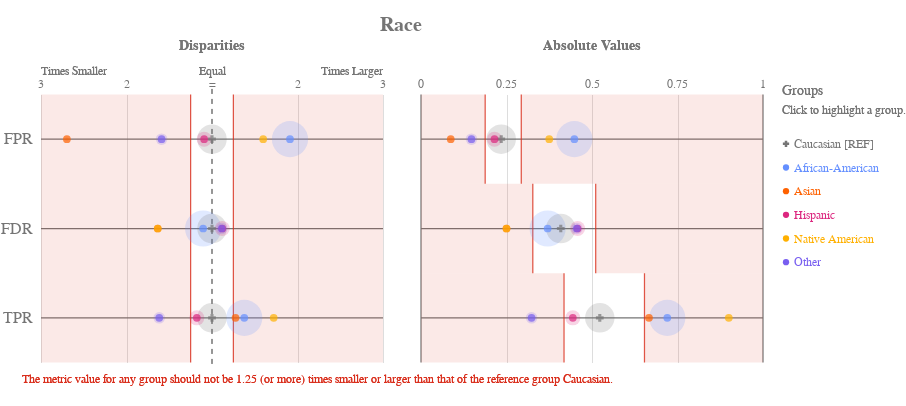

Notebook cell for this chart:
### Code cell
plot.disparity_absolute(majority_bdf, METRICS, ATTRIBUTE)

### Figure 1 — Vega-Lite specification as saved in the notebook (floating-point values rounded to 4 significant figures)
{"config": {"view": {"continuousWidth": 400, "continuousHeight": 300, "strokeWidth": 0}, "axisLeft": {"labelColor": "rgb(117,117,117)", "labelFont": "Arial", "labelFontSize": 16}, "title": {"align": "center", "baseline": "middle", "color": "rgb(117,117,117)", "dx": 380.0, "font": "Arial", "fontSize": 20, "fontWeight": "bold"}}, "hconcat": [{"layer": [{"data": {"name": "data-c4b0de4882756d1d2715a72decb981eb"}, "mark": {"type": "rule", "stroke": "rgb(117,117,117)", "strokeWidth": 1.25, "tooltip": ""}, "encoding": {"x": {"type": "quantitative", "field": "x", "scale": {"domain": [-2, 2], "range": [19.0, 361.0]}}, "x2": {"field": "x2"}, "y": {"type": "nominal", "axis": {"domain": false, "labelAngle": 0, "labelPadding": -10, "orient": "left", "ticks": false, "title": ""}, "field": "metric", "scale": {"domain": ["FPR", "FDR", "TPR"], "range": [33.5, 301.5]}}}}, {"data": {"name": "data-79dd248bdaa0ea02c535240e8ad022c8"}, "mark": {"type": "rule", "stroke": "rgb(117,117,117)", "strokeDash": [5, 5], "strokeWidth": 1}, "encoding": {"tooltip": {"value": "Caucasian [REF]"}, "x": {"value": 190.0}, "y": {"value": 27.92}, "y2": {"value": 307.1}}}, {"data": {"name": "data-c233327f4cd9b4c2df31bf8015c83e4a"}, "mark": {"type": "text", "align": "center", "color": "rgb(117,117,117)", "font": "Arial", "fontSize": 12, "fontWeight": "normal", "tooltip": ""}, "encoding": {"text": {"type": "nominal", "field": "label"}, "x": {"type": "quantitative", "field": "value", "scale": {"domain": [-2, 2], "range": [19.0, 361.0]}}, "y": {"value": 23.45}}}, {"layer": [{"mark": {"type": "text", "align": "left", "fill": "rgb(117,117,117)", "font": "Arial", "fontSize": 12, "fontWeight": "normal", "tooltip": ""}, "encoding": {"text": {"value": "Times Smaller"}, "x": {"value": 19.0}, "y": {"value": 10.05}}}, {"mark": {"type": "text", "align": "right", "fill": "rgb(117,117,117)", "font": "Arial", "fontSize": 12, "fontWeight": "normal", "tooltip": ""}, "encoding": {"text": {"value": "Times Larger"}, "x": {"value": 361.0}, "y": {"value": 10.05}}}, {"mark": {"type": "text", "align": "center", "fill": "rgb(117,117,117)", "font": "Arial", "fontSize": 12, "fontWeight": "normal", "tooltip": ""}, "encoding": {"text": {"value": "Equal"}, "x": {"value": 190.0}, "y": {"value": 10.05}}}], "data": {"name": "data-79dd248bdaa0ea02c535240e8ad022c8"}}, {"layer": [{"mark": {"type": "rule", "opacity": 0.8, "stroke": "rgb(217, 46, 28)", "strokeWidth": 1.25, "tooltip": ""}, "encoding": {"x": {"type": "quantitative", "field": "min", "scale": {"domain": [-2, 2], "range": [19.0, 361.0]}}, "y": {"value": 33.5}, "y2": {"value": 301.5}}}, {"mark": {"type": "rule", "opacity": 0.8, "stroke": "rgb(217, 46, 28)", "strokeWidth": 1.25, "tooltip": ""}, "encoding": {"x": {"type": "quantitative", "field": "max", "scale": {"domain": [-2, 2], "range": [19.0, 361.0]}}, "y": {"value": 33.5}, "y2": {"value": 301.5}}}, {"layer": [{"mark": {"type": "rect", "fill": "rgb(217, 46, 28)", "opacity": 0.1, "tooltip": ""}, "encoding": {"x": {"type": "quantitative", "field": "min", "scale": {"domain": [-2, 2], "range": [19.0, 361.0]}}, "x2": {"field": "lower_end"}, "y": {"value": 33.5}, "y2": {"value": 301.5}}}, {"mark": {"type": "rect", "fill": "rgb(217, 46, 28)", "opacity": 0.1, "tooltip": ""}, "encoding": {"x": {"type": "quantitative", "field": "max", "scale": {"domain": [-2, 2], "range": [19.0, 361.0]}}, "x2": {"field": "upper_end"}, "y": {"value": 33.5}, "y2": {"value": 301.5}}}]}, {"data": {"name": "data-79dd248bdaa0ea02c535240e8ad022c8"}, "mark": {"type": "text", "align": "left", "baseline": "top", "fill": "rgb(217, 46, 28)", "font": "Arial", "fontSize": 12, "fontWeight": "normal", "tooltip": ""}, "encoding": {"text": {"value": "The metric value for any group should not be 1.25 (or more) times smaller or larger than that of the reference group Caucasian."}, "x": {"value": 0}, "y": {"value": 312.7}}}], "data": {"name": "data-feb20f5d4dfe62687617135ffee93d46"}}, {"layer": [{"mark": "circle"}, {"data": {"name": "data-b47311a8b572c9ae29dfa59d74d228de"}, "mark": {"type": "circle", "opacity": 0.2}, "encoding": {"color": {"condition": {"type": "nominal", "field": "attribute_value", "legend": null, "scale": {"domain": ["Caucasian", "African-American", "Asian", "Hispanic", "Native American", "Other"], "range": ["rgb(117,117,117)", "rgb(100, 143, 255)", "rgb(254, 97, 0)", "rgb(220, 38, 127)", "rgb(255, 176, 0)", "rgb(120, 94, 240)"]}, "selection": "selector077"}, "value": "rgb(224,224,224)"}, "size": {"type": "quantitative", "field": "group_size", "legend": null, "scale": {"domain": [0, 4435.0], "range": [0, 1567.0]}}, "tooltip": [{"type": "nominal", "field": "attribute_value", "title": "Group"}, {"type": "nominal", "field": "tooltip_group_size", "title": "Group Size"}, {"type": "nominal", "field": "tooltip_disparity_explanation_fpr", "title": "Disparity"}, {"type": "quantitative", "field": "fpr", "format": ".2f", "title": "FPR"}], "x": {"type": "quantitative", "axis": {"domain": false, "labels": false, "ticks": false, "title": null, "values": [1, 2, -2, -1]}, "field": "fpr_disparity_scaled", "scale": {"domain": [-2, 2], "range": [19.0, 361.0]}}, "y": {"type": "nominal", "axis": {"domain": false, "grid": false, "labels": false, "ticks": false, "title": " "}, "field": "metric_variable", "scale": {"domain": ["FPR", "FDR", "TPR"], "range": [33.5, 301.5]}}}, "selection": {"selector079": {"type": "multi", "empty": "all", "fields": ["attribute_value"]}}, "transform": [{"calculate": "'FPR'", "as": "metric_variable"}]}, {"data": {"name": "data-b47311a8b572c9ae29dfa59d74d228de"}, "mark": {"type": "circle", "opacity": 0.2}, "encoding": {"color": {"condition": {"type": "nominal", "field": "attribute_value", "legend": null, "scale": {"domain": ["Caucasian", "African-American", "Asian", "Hispanic", "Native American", "Other"], "range": ["rgb(117,117,117)", "rgb(100, 143, 255)", "rgb(254, 97, 0)", "rgb(220, 38, 127)", "rgb(255, 176, 0)", "rgb(120, 94, 240)"]}, "selection": "selector077"}, "value": "rgb(224,224,224)"}, "size": {"type": "quantitative", "field": "group_size", "legend": null, "scale": {"domain": [0, 4435.0], "range": [0, 1567.0]}}, "tooltip": [{"type": "nominal", "field": "attribute_value", "title": "Group"}, {"type": "nominal", "field": "tooltip_group_size", "title": "Group Size"}, {"type": "nominal", "field": "tooltip_disparity_explanation_fdr", "title": "Disparity"}, {"type": "quantitative", "field": "fdr", "format": ".2f", "title": "FDR"}], "x": {"type": "quantitative", "axis": {"domain": false, "labels": false, "ticks": false, "title": null, "values": [1, 2, -2, -1]}, "field": "fdr_disparity_scaled", "scale": {"domain": [-2, 2], "range": [19.0, 361.0]}}, "y": {"type": "nominal", "axis": {"domain": false, "grid": false, "labels": false, "ticks": false, "title": " "}, "field": "metric_variable", "scale": {"domain": ["FPR", "FDR", "TPR"], "range": [33.5, 301.5]}}}, "selection": {"selector081": {"type": "multi", "empty": "all", "fields": ["attribute_value"]}}, "transform": [{"calculate": "'FDR'", "as": "metric_variable"}]}, {"data": {"name": "data-b47311a8b572c9ae29dfa59d74d228de"}, "mark": {"type": "circle", "opacity": 0.2}, "encoding": {"color": {"condition": {"type": "nominal", "field": "attribute_value", "legend": null, "scale": {"domain": ["Caucasian", "African-American", "Asian", "Hispanic", "Native American", "Other"], "range": ["rgb(117,117,117)", "rgb(100, 143, 255)", "rgb(254, 97, 0)", "rgb(220, 38, 127)", "rgb(255, 176, 0)", "rgb(120, 94, 240)"]}, "selection": "selector077"}, "value": "rgb(224,224,224)"}, "size": {"type": "quantitative", "field": "group_size", "legend": null, "scale": {"domain": [0, 4435.0], "range": [0, 1567.0]}}, "tooltip": [{"type": "nominal", "field": "attribute_value", "title": "Group"}, {"type": "nominal", "field": "tooltip_group_size", "title": "Group Size"}, {"type": "nominal", "field": "tooltip_disparity_explanation_tpr", "title": "Disparity"}, {"type": "quantitative", "field": "tpr", "format": ".2f", "title": "TPR"}], "x": {"type": "quantitative", "axis": {"domain": false, "labels": false, "ticks": false, "title": null, "values": [1, 2, -2, -1]}, "field": "tpr_disparity_scaled", "scale": {"domain": [-2, 2], "range": [19.0, 361.0]}}, "y": {"type": "nominal", "axis": {"domain": false, "grid": false, "labels": false, "ticks": false, "title": " "}, "field": "metric_variable", "scale": {"domain": ["FPR", "FDR", "TPR"], "range": [33.5, 301.5]}}}, "selection": {"selector083": {"type": "multi", "empty": "all", "fields": ["attribute_value"]}}, "transform": [{"calculate": "'TPR'", "as": "metric_variable"}]}, {"layer": [{"mark": "point"}, {"data": {"name": "data-b47311a8b572c9ae29dfa59d74d228de"}, "mark": {"type": "point", "filled": true, "size": 60}, "encoding": {"color": {"condition": {"type": "nominal", "field": "attribute_value", "legend": null, "scale": {"domain": ["Caucasian", "African-American", "Asian", "Hispanic", "Native American", "Other"], "range": ["rgb(117,117,117)", "rgb(100, 143, 255)", "rgb(254, 97, 0)", "rgb(220, 38, 127)", "rgb(255, 176, 0)", "rgb(120, 94, 240)"]}, "selection": "selector077"}, "value": "rgb(224,224,224)"}, "shape": {"type": "nominal", "field": "attribute_value", "legend": null, "scale": {"domain": ["Caucasian", "African-American", "Asian", "Hispanic", "Native American", "Other"], "range": ["cross", "circle", "circle", "circle", "circle", "circle"]}}, "tooltip": [{"type": "nominal", "field": "attribute_value", "title": "Group"}, {"type": "nominal", "field": "tooltip_group_size", "title": "Group Size"}, {"type": "nominal", "field": "tooltip_disparity_explanation_fpr", "title": "Disparity"}, {"type": "quantitative", "field": "fpr", "format": ".2f", "title": "FPR"}], "x": {"type": "quantitative", "axis": {"domain": false, "labels": false, "ticks": false, "title": null, "values": [1, 2, -2, -1]}, "field": "fpr_disparity_scaled", "scale": {"domain": [-2, 2], "range": [19.0, 361.0]}}, "y": {"type": "nominal", "axis": {"domain": false, "grid": false, "labels": false, "ticks": false, "title": " "}, "field": "metric_variable", "scale": {"domain": ["FPR", "FDR", "TPR"], "range": [33.5, 301.5]}}}, "selection": {"selector078": {"type": "multi", "empty": "all", "fields": ["attribute_value"]}}, "transform": [{"calculate": "'FPR'", "as": "metric_variable"}]}, {"data": {"name": "data-b47311a8b572c9ae29dfa59d74d228de"}, "mark": {"type": "point", "filled": true, "size": 60}, "encoding": {"color": {"condition": {"type": "nominal", "field": "attribute_value", "legend": null, "scale": {"domain": ["Caucasian", "African-American", "Asian", "Hispanic", "Native American", "Other"], "range": ["rgb(117,117,117)", "rgb(100, 143, 255)", "rgb(254, 97, 0)", "rgb(220, 38, 127)", "rgb(255, 176, 0)", "rgb(120, 94, 240)"]}, "selection": "selector077"}, "value": "rgb(224,224,224)"}, "shape": {"type": "nominal", "field": "attribute_value", "legend": null, "scale": {"domain": ["Caucasian", "African-American", "Asian", "Hispanic", "Native American", "Other"], "range": ["cross", "circle", "circle", "circle", "circle", "circle"]}}, "tooltip": [{"type": "nominal", "field": "attribute_value", "title": "Group"}, {"type": "nominal", "field": "tooltip_group_size", "title": "Group Size"}, {"type": "nominal", "field": "tooltip_disparity_explanation_fdr", "title": "Disparity"}, {"type": "quantitative", "field": "fdr", "format": ".2f", "title": "FDR"}], "x": {"type": "quantitative", "axis": {"domain": false, "labels": false, "ticks": false, "title": null, "values": [1, 2, -2, -1]}, "field": "fdr_disparity_scaled", "scale": {"domain": [-2, 2], "range": [19.0, 361.0]}}, "y": {"type": "nominal", "axis": {"domain": false, "grid": false, "labels": false, "ticks": false, "title": " "}, "field": "metric_variable", "scale": {"domain": ["FPR", "FDR", "TPR"], "range": [33.5, 301.5]}}}, "selection": {"selector080": {"type": "multi", "empty": "all", "fields": ["attribute_value"]}}, "transform": [{"calculate": "'FDR'", "as": "metric_variable"}]}, {"data": {"name": "data-b47311a8b572c9ae29dfa59d74d228de"}, "mark": {"type": "point", "filled": true, "size": 60}, "encoding": {"color": {"condition": {"type": "nominal", "field": "attribute_value", "legend": null, "scale": {"domain": ["Caucasian", "African-American", "Asian", "Hispanic", "Native American", "Other"], "range": ["rgb(117,117,117)", "rgb(100, 143, 255)", "rgb(254, 97, 0)", "rgb(220, 38, 127)", "rgb(255, 176, 0)", "rgb(120, 94, 240)"]}, "selection": "selector077"}, "value": "rgb(224,224,224)"}, "shape": {"type": "nominal", "field": "attribute_value", "legend": null, "scale": {"domain": ["Caucasian", "African-American", "Asian", "Hispanic", "Native American", "Other"], "range": ["cross", "circle", "circle", "circle", "circle", "circle"]}}, "tooltip": [{"type": "nominal", "field": "attribute_value", "title": "Group"}, {"type": "nominal", "field": "tooltip_group_size", "title": "Group Size"}, {"type": "nominal", "field": "tooltip_disparity_explanation_tpr", "title": "Disparity"}, {"type": "quantitative", "field": "tpr", "format": ".2f", "title": "TPR"}], "x": {"type": "quantitative", "axis": {"domain": false, "labels": false, "ticks": false, "title": null, "values": [1, 2, -2, -1]}, "field": "tpr_disparity_scaled", "scale": {"domain": [-2, 2], "range": [19.0, 361.0]}}, "y": {"type": "nominal", "axis": {"domain": false, "grid": false, "labels": false, "ticks": false, "title": " "}, "field": "metric_variable", "scale": {"domain": ["FPR", "FDR", "TPR"], "range": [33.5, 301.5]}}}, "selection": {"selector082": {"type": "multi", "empty": "all", "fields": ["attribute_value"]}}, "transform": [{"calculate": "'TPR'", "as": "metric_variable"}]}]}]}, {"data": {"name": "data-79dd248bdaa0ea02c535240e8ad022c8"}, "mark": {"type": "text", "align": "center", "fill": "rgb(117,117,117)", "font": "Arial", "fontSize": 14, "fontWeight": "bold", "tooltip": ""}, "encoding": {"text": {"value": "Disparities"}, "x": {"value": 190.0}, "y": {"value": -15}}}], "height": 335, "resolve": {"scale": {"size": "independent", "y": "independent"}}, "width": 380.0}, {"layer": [{"data": {"name": "data-c5b287e18573560343da612219635138"}, "mark": {"type": "rule", "stroke": "rgb(117,117,117)", "strokeWidth": 1.25, "tooltip": ""}, "encoding": {"x": {"type": "quantitative", "field": "start", "scale": {"domain": [0, 1], "range": [19.0, 361.0]}}, "x2": {"field": "end"}, "y": {"type": "nominal", "axis": {"domain": false, "grid": false, "labels": false, "ticks": false, "title": " "}, "field": "y_position", "scale": {"domain": ["FPR", "FDR", "TPR"], "range": [33.5, 301.5]}}}}, {"data": {"name": "data-6cfe259518f6c7b358d8f836a73e6b7f"}, "mark": {"type": "rule", "stroke": "rgb(117,117,117)", "strokeWidth": 1.25, "tooltip": ""}, "encoding": {"x": {"type": "quantitative", "field": "x_position", "scale": {"domain": [0, 1], "range": [19.0, 361.0]}}, "y": {"value": 33.5}, "y2": {"value": 301.5}}}, {"data": {"name": "data-60ed1133fa688d151d36705a369482e0"}, "mark": {"type": "text", "align": "center", "color": "rgb(117,117,117)", "font": "Arial", "fontSize": 12, "fontWeight": "normal", "tooltip": ""}, "encoding": {"text": {"type": "nominal", "field": "value"}, "x": {"type": "quantitative", "field": "value", "scale": {"domain": [0, 1], "range": [19.0, 361.0]}}, "y": {"value": 23.45}}}, {"layer": [{"mark": {"type": "rect", "opacity": 0.8, "stroke": "rgb(217, 46, 28)", "strokeWidth": 1.25, "tooltip": ""}, "encoding": {"x": {"type": "quantitative", "field": "lower_threshold_value", "scale": {"domain": [0, 1], "range": [19.0, 361.0]}}, "x2": {"field": "lower_threshold_value"}, "y": {"type": "nominal", "axis": {"domain": false, "grid": false, "labels": false, "ticks": false, "title": " "}, "field": "metric", "scale": {"domain": ["FPR", "FDR", "TPR"], "range": [33.5, 301.5]}}}}, {"mark": {"type": "rect", "opacity": 0.8, "stroke": "rgb(217, 46, 28)", "strokeWidth": 1.25, "tooltip": ""}, "encoding": {"x": {"type": "quantitative", "field": "upper_threshold_value", "scale": {"domain": [0, 1], "range": [19.0, 361.0]}}, "x2": {"field": "upper_threshold_value"}, "y": {"type": "nominal", "axis": {"domain": false, "grid": false, "labels": false, "ticks": false, "title": " "}, "field": "metric", "scale": {"domain": ["FPR", "FDR", "TPR"], "range": [33.5, 301.5]}}}}, {"layer": [{"mark": {"type": "rect", "fill": "rgb(217, 46, 28)", "opacity": 0.1, "tooltip": ""}, "encoding": {"x": {"type": "quantitative", "field": "lower_threshold_value", "scale": {"domain": [0, 1], "range": [19.0, 361.0]}}, "x2": {"field": "lower_end"}, "y": {"type": "nominal", "axis": {"domain": false, "grid": false, "labels": false, "ticks": false, "title": " "}, "field": "metric", "scale": {"domain": ["FPR", "FDR", "TPR"], "range": [33.5, 301.5]}}}}, {"mark": {"type": "rect", "fill": "rgb(217, 46, 28)", "opacity": 0.1, "tooltip": ""}, "encoding": {"x": {"type": "quantitative", "field": "upper_threshold_value", "scale": {"domain": [0, 1], "range": [19.0, 361.0]}}, "x2": {"field": "upper_end"}, "y": {"type": "nominal", "axis": {"domain": false, "grid": false, "labels": false, "ticks": false, "title": " "}, "field": "metric", "scale": {"domain": ["FPR", "FDR", "TPR"], "range": [33.5, 301.5]}}}}]}], "data": {"name": "data-3f33a5093763f057dc73d08f4b532912"}}, {"layer": [{"mark": "circle"}, {"data": {"name": "data-b47311a8b572c9ae29dfa59d74d228de"}, "mark": {"type": "circle", "opacity": 0.2}, "encoding": {"color": {"condition": {"type": "nominal", "field": "attribute_value", "legend": null, "scale": {"domain": ["Caucasian", "African-American", "Asian", "Hispanic", "Native American", "Other"], "range": ["rgb(117,117,117)", "rgb(100, 143, 255)", "rgb(254, 97, 0)", "rgb(220, 38, 127)", "rgb(255, 176, 0)", "rgb(120, 94, 240)"]}, "selection": "selector077"}, "value": "rgb(224,224,224)"}, "size": {"type": "quantitative", "field": "group_size", "legend": null, "scale": {"domain": [0, 4435.0], "range": [0, 1567.0]}}, "tooltip": [{"type": "nominal", "field": "attribute_value", "title": "Group"}, {"type": "nominal", "field": "tooltip_group_size", "title": "Group Size"}, {"type": "nominal", "field": "tooltip_disparity_explanation_fpr", "title": "Disparity"}, {"type": "quantitative", "field": "fpr", "format": ".2f", "title": "FPR"}], "x": {"type": "quantitative", "axis": {"domain": false, "labels": false, "ticks": false, "title": null, "values": [0.25, 0.5, 0.75]}, "field": "fpr", "scale": {"domain": [0, 1], "range": [19.0, 361.0]}}, "y": {"type": "nominal", "axis": {"domain": false, "grid": false, "labels": false, "ticks": false, "title": " "}, "field": "metric_variable", "scale": {"domain": ["FPR", "FDR", "TPR"], "range": [33.5, 301.5]}}}, "selection": {"selector085": {"type": "multi", "empty": "all", "fields": ["attribute_value"]}}, "transform": [{"calculate": "'FPR'", "as": "metric_variable"}]}, {"data": {"name": "data-b47311a8b572c9ae29dfa59d74d228de"}, "mark": {"type": "circle", "opacity": 0.2}, "encoding": {"color": {"condition": {"type": "nominal", "field": "attribute_value", "legend": null, "scale": {"domain": ["Caucasian", "African-American", "Asian", "Hispanic", "Native American", "Other"], "range": ["rgb(117,117,117)", "rgb(100, 143, 255)", "rgb(254, 97, 0)", "rgb(220, 38, 127)", "rgb(255, 176, 0)", "rgb(120, 94, 240)"]}, "selection": "selector077"}, "value": "rgb(224,224,224)"}, "size": {"type": "quantitative", "field": "group_size", "legend": null, "scale": {"domain": [0, 4435.0], "range": [0, 1567.0]}}, "tooltip": [{"type": "nominal", "field": "attribute_value", "title": "Group"}, {"type": "nominal", "field": "tooltip_group_size", "title": "Group Size"}, {"type": "nominal", "field": "tooltip_disparity_explanation_fdr", "title": "Disparity"}, {"type": "quantitative", "field": "fdr", "format": ".2f", "title": "FDR"}], "x": {"type": "quantitative", "axis": {"domain": false, "labels": false, "ticks": false, "title": null, "values": [0.25, 0.5, 0.75]}, "field": "fdr", "scale": {"domain": [0, 1], "range": [19.0, 361.0]}}, "y": {"type": "nominal", "axis": {"domain": false, "grid": false, "labels": false, "ticks": false, "title": " "}, "field": "metric_variable", "scale": {"domain": ["FPR", "FDR", "TPR"], "range": [33.5, 301.5]}}}, "selection": {"selector087": {"type": "multi", "empty": "all", "fields": ["attribute_value"]}}, "transform": [{"calculate": "'FDR'", "as": "metric_variable"}]}, {"data": {"name": "data-b47311a8b572c9ae29dfa59d74d228de"}, "mark": {"type": "circle", "opacity": 0.2}, "encoding": {"color": {"condition": {"type": "nominal", "field": "attribute_value", "legend": null, "scale": {"domain": ["Caucasian", "African-American", "Asian", "Hispanic", "Native American", "Other"], "range": ["rgb(117,117,117)", "rgb(100, 143, 255)", "rgb(254, 97, 0)", "rgb(220, 38, 127)", "rgb(255, 176, 0)", "rgb(120, 94, 240)"]}, "selection": "selector077"}, "value": "rgb(224,224,224)"}, "size": {"type": "quantitative", "field": "group_size", "legend": null, "scale": {"domain": [0, 4435.0], "range": [0, 1567.0]}}, "tooltip": [{"type": "nominal", "field": "attribute_value", "title": "Group"}, {"type": "nominal", "field": "tooltip_group_size", "title": "Group Size"}, {"type": "nominal", "field": "tooltip_disparity_explanation_tpr", "title": "Disparity"}, {"type": "quantitative", "field": "tpr", "format": ".2f", "title": "TPR"}], "x": {"type": "quantitative", "axis": {"domain": false, "labels": false, "ticks": false, "title": null, "values": [0.25, 0.5, 0.75]}, "field": "tpr", "scale": {"domain": [0, 1], "range": [19.0, 361.0]}}, "y": {"type": "nominal", "axis": {"domain": false, "grid": false, "labels": false, "ticks": false, "title": " "}, "field": "metric_variable", "scale": {"domain": ["FPR", "FDR", "TPR"], "range": [33.5, 301.5]}}}, "selection": {"selector089": {"type": "multi", "empty": "all", "fields": ["attribute_value"]}}, "transform": [{"calculate": "'TPR'", "as": "metric_variable"}]}, {"layer": [{"mark": "point"}, {"data": {"name": "data-b47311a8b572c9ae29dfa59d74d228de"}, "mark": {"type": "point", "filled": true, "size": 60}, "encoding": {"color": {"condition": {"type": "nominal", "field": "attribute_value", "legend": null, "scale": {"domain": ["Caucasian", "African-American", "Asian", "Hispanic", "Native American", "Other"], "range": ["rgb(117,117,117)", "rgb(100, 143, 255)", "rgb(254, 97, 0)", "rgb(220, 38, 127)", "rgb(255, 176, 0)", "rgb(120, 94, 240)"]}, "selection": "selector077"}, "value": "rgb(224,224,224)"}, "shape": {"type": "nominal", "field": "attribute_value", "legend": null, "scale": {"domain": ["Caucasian", "African-American", "Asian", "Hispanic", "Native American", "Other"], "range": ["cross", "circle", "circle", "circle", "circle", "circle"]}}, "tooltip": [{"type": "nominal", "field": "attribute_value", "title": "Group"}, {"type": "nominal", "field": "tooltip_group_size", "title": "Group Size"}, {"type": "nominal", "field": "tooltip_disparity_explanation_fpr", "title": "Disparity"}, {"type": "quantitative", "field": "fpr", "format": ".2f", "title": "FPR"}], "x": {"type": "quantitative", "axis": {"domain": false, "labels": false, "ticks": false, "title": null, "values": [0.25, 0.5, 0.75]}, "field": "fpr", "scale": {"domain": [0, 1], "range": [19.0, 361.0]}}, "y": {"type": "nominal", "axis": {"domain": false, "grid": false, "labels": false, "ticks": false, "title": " "}, "field": "metric_variable", "scale": {"domain": ["FPR", "FDR", "TPR"], "range": [33.5, 301.5]}}}, "selection": {"selector084": {"type": "multi", "empty": "all", "fields": ["attribute_value"]}}, "transform": [{"calculate": "'FPR'", "as": "metric_variable"}]}, {"data": {"name": "data-b47311a8b572c9ae29dfa59d74d228de"}, "mark": {"type": "point", "filled": true, "size": 60}, "encoding": {"color": {"condition": {"type": "nominal", "field": "attribute_value", "legend": null, "scale": {"domain": ["Caucasian", "African-American", "Asian", "Hispanic", "Native American", "Other"], "range": ["rgb(117,117,117)", "rgb(100, 143, 255)", "rgb(254, 97, 0)", "rgb(220, 38, 127)", "rgb(255, 176, 0)", "rgb(120, 94, 240)"]}, "selection": "selector077"}, "value": "rgb(224,224,224)"}, "shape": {"type": "nominal", "field": "attribute_value", "legend": null, "scale": {"domain": ["Caucasian", "African-American", "Asian", "Hispanic", "Native American", "Other"], "range": ["cross", "circle", "circle", "circle", "circle", "circle"]}}, "tooltip": [{"type": "nominal", "field": "attribute_value", "title": "Group"}, {"type": "nominal", "field": "tooltip_group_size", "title": "Group Size"}, {"type": "nominal", "field": "tooltip_disparity_explanation_fdr", "title": "Disparity"}, {"type": "quantitative", "field": "fdr", "format": ".2f", "title": "FDR"}], "x": {"type": "quantitative", "axis": {"domain": false, "labels": false, "ticks": false, "title": null, "values": [0.25, 0.5, 0.75]}, "field": "fdr", "scale": {"domain": [0, 1], "range": [19.0, 361.0]}}, "y": {"type": "nominal", "axis": {"domain": false, "grid": false, "labels": false, "ticks": false, "title": " "}, "field": "metric_variable", "scale": {"domain": ["FPR", "FDR", "TPR"], "range": [33.5, 301.5]}}}, "selection": {"selector086": {"type": "multi", "empty": "all", "fields": ["attribute_value"]}}, "transform": [{"calculate": "'FDR'", "as": "metric_variable"}]}, {"data": {"name": "data-b47311a8b572c9ae29dfa59d74d228de"}, "mark": {"type": "point", "filled": true, "size": 60}, "encoding": {"color": {"condition": {"type": "nominal", "field": "attribute_value", "legend": null, "scale": {"domain": ["Caucasian", "African-American", "Asian", "Hispanic", "Native American", "Other"], "range": ["rgb(117,117,117)", "rgb(100, 143, 255)", "rgb(254, 97, 0)", "rgb(220, 38, 127)", "rgb(255, 176, 0)", "rgb(120, 94, 240)"]}, "selection": "selector077"}, "value": "rgb(224,224,224)"}, "shape": {"type": "nominal", "field": "attribute_value", "legend": null, "scale": {"domain": ["Caucasian", "African-American", "Asian", "Hispanic", "Native American", "Other"], "range": ["cross", "circle", "circle", "circle", "circle", "circle"]}}, "tooltip": [{"type": "nominal", "field": "attribute_value", "title": "Group"}, {"type": "nominal", "field": "tooltip_group_size", "title": "Group Size"}, {"type": "nominal", "field": "tooltip_disparity_explanation_tpr", "title": "Disparity"}, {"type": "quantitative", "field": "tpr", "format": ".2f", "title": "TPR"}], "x": {"type": "quantitative", "axis": {"domain": false, "labels": false, "ticks": false, "title": null, "values": [0.25, 0.5, 0.75]}, "field": "tpr", "scale": {"domain": [0, 1], "range": [19.0, 361.0]}}, "y": {"type": "nominal", "axis": {"domain": false, "grid": false, "labels": false, "ticks": false, "title": " "}, "field": "metric_variable", "scale": {"domain": ["FPR", "FDR", "TPR"], "range": [33.5, 301.5]}}}, "selection": {"selector088": {"type": "multi", "empty": "all", "fields": ["attribute_value"]}}, "transform": [{"calculate": "'TPR'", "as": "metric_variable"}]}]}]}, {"data": {"name": "data-79dd248bdaa0ea02c535240e8ad022c8"}, "mark": {"type": "text", "align": "center", "fill": "rgb(117,117,117)", "font": "Arial", "fontSize": 14, "fontWeight": "bold", "tooltip": ""}, "encoding": {"text": {"value": "Absolute Values"}, "x": {"value": 190.0}, "y": {"value": -15}}}, {"layer": [{"mark": {"type": "point", "filled": true, "opacity": 1, "size": 39.48}, "encoding": {"color": {"condition": {"type": "nominal", "field": "attribute_value", "legend": null, "scale": {"domain": ["Caucasian", "African-American", "Asian", "Hispanic", "Native American", "Other"], "range": ["rgb(117,117,117)", "rgb(100, 143, 255)", "rgb(254, 97, 0)", "rgb(220, 38, 127)", "rgb(255, 176, 0)", "rgb(120, 94, 240)"]}, "selection": "selector077"}, "value": "rgb(224,224,224)"}, "shape": {"type": "nominal", "field": "attribute_value", "legend": null, "scale": {"domain": ["Caucasian", "African-American", "Asian", "Hispanic", "Native American", "Other"], "range": ["cross", "circle", "circle", "circle", "circle", "circle"]}}, "x": {"value": 384.0}, "y": {"type": "nominal", "axis": {"domain": false, "grid": false, "labels": false, "ticks": false, "title": " "}, "field": "attribute_value", "scale": {"domain": ["Caucasian", "African-American", "Asian", "Hispanic", "Native American", "Other"], "range": [71, 213]}}}, "selection": {"selector077": {"type": "multi", "empty": "all", "fields": ["attribute_value"]}}}, {"mark": {"type": "text", "align": "left", "baseline": "middle", "font": "Arial", "fontSize": 12, "fontWeight": "normal"}, "encoding": {"color": {"condition": {"type": "nominal", "field": "attribute_value", "legend": null, "scale": {"domain": ["Caucasian", "African-American", "Asian", "Hispanic", "Native American", "Other"], "range": ["rgb(117,117,117)", "rgb(100, 143, 255)", "rgb(254, 97, 0)", "rgb(220, 38, 127)", "rgb(255, 176, 0)", "rgb(120, 94, 240)"]}, "selection": "selector077"}, "value": "rgb(224,224,224)"}, "text": {"type": "nominal", "field": "label"}, "x": {"value": 392.0}, "y": {"type": "nominal", "axis": {"domain": false, "grid": false, "labels": false, "ticks": false, "title": " "}, "field": "attribute_value", "scale": {"domain": ["Caucasian", "African-American", "Asian", "Hispanic", "Native American", "Other"], "range": [71, 213]}}}, "selection": {"selector090": {"type": "multi", "empty": "all", "fields": ["attribute_value"]}}}, {"data": {"name": "data-79dd248bdaa0ea02c535240e8ad022c8"}, "mark": {"type": "text", "align": "left", "baseline": "middle", "color": "rgb(117,117,117)", "font": "Arial", "fontSize": 12, "fontWeight": "normal"}, "encoding": {"text": {"value": "Click to highlight a group."}, "x": {"value": 380.0}, "y": {"value": 49}}}, {"data": {"name": "data-79dd248bdaa0ea02c535240e8ad022c8"}, "mark": {"type": "text", "align": "left", "baseline": "middle", "color": "rgb(117,117,117)", "font": "Arial", "fontSize": 14, "fontWeight": "normal"}, "encoding": {"text": {"value": "Groups"}, "x": {"value": 380.0}, "y": {"value": 30}}}], "data": {"name": "data-88ed55fc5802429837a290e492c87da9"}}], "height": 335, "resolve": {"scale": {"y": "independent"}}, "width": 380.0}], "bounds": "flush", "padding": {"top": 15, "bottom": 10}, "spacing": 0, "title": "Race", "$schema": "https://vega.github.io/schema/vega-lite/v4.8.1.json", "datasets": {"data-c4b0de4882756d1d2715a72decb981eb": [{"metric": "FPR", "x": -2, "x2": 2}, {"metric": "FDR", "x": -2, "x2": 2}, {"metric": "TPR", "x": -2, "x2": 2}], "data-79dd248bdaa0ea02c535240e8ad022c8": [{"a": 1, "b": 0}, {"a": 1, "b": 0}], "data-c233327f4cd9b4c2df31bf8015c83e4a": [{"value": 1, "label": 2}, {"value": 2, "label": 3}, {"value": -2, "label": 3}, {"value": -1, "label": 2}, {"value": 0, "label": "="}], "data-feb20f5d4dfe62687617135ffee93d46": [{"min": -0.25, "max": 0.25, "lower_end": -2, "upper_end": 2}], "data-b47311a8b572c9ae29dfa59d74d228de": [{"attribute_name": "race", "attribute_value": "African-American", "group_size": 3696, "total_entities": 7214, "fpr": 0.4485, "fdr": 0.3703, "tpr": 0.7201, "fpr_disparity": 1.912, "fdr_disparity": 0.9061, "tpr_disparity": 1.378, "fpr_disparity_scaled": 0.9121, "fdr_disparity_scaled": -0.1036, "tpr_disparity_scaled": 0.3775, "tooltip_group_size": "3,696 (51.23%)", "tooltip_disparity_explanation_fpr": "1.91 times larger FPR than the reference group", "tooltip_disparity_explanation_fdr": "1.10 times smaller FDR than the reference group", "tooltip_disparity_explanation_tpr": "1.38 times larger TPR than the reference group"}, {"attribute_name": "race", "attribute_value": "Asian", "group_size": 32, "total_entities": 7214, "fpr": 0.08696, "fdr": 0.25, "tpr": 0.6667, "fpr_disparity": 0.3707, "fdr_disparity": 0.6117, "tpr_disparity": 1.275, "fpr_disparity_scaled": -1.697, "fdr_disparity_scaled": -0.6347, "tpr_disparity_scaled": 0.2752, "tooltip_group_size": "32 (0.44%)", "tooltip_disparity_explanation_fpr": "2.70 times smaller FPR than the reference group", "tooltip_disparity_explanation_fdr": "1.63 times smaller FDR than the reference group", "tooltip_disparity_explanation_tpr": "1.28 times larger TPR than the reference group"}, {"attribute_name": "race", "attribute_value": "Caucasian", "group_size": 2454, "total_entities": 7214, "fpr": 0.2345, "fdr": 0.4087, "tpr": 0.5228, "fpr_disparity": 1.0, "fdr_disparity": 1.0, "tpr_disparity": 1.0, "fpr_disparity_scaled": 0.0, "fdr_disparity_scaled": 0.0, "tpr_disparity_scaled": 0.0, "tooltip_group_size": "2,454 (34.02%)", "tooltip_disparity_explanation_fpr": "Reference group", "tooltip_disparity_explanation_fdr": "Reference group", "tooltip_disparity_explanation_tpr": "Reference group"}, {"attribute_name": "race", "attribute_value": "Hispanic", "group_size": 637, "total_entities": 7214, "fpr": 0.2148, "fdr": 0.4579, "tpr": 0.444, "fpr_disparity": 0.9159, "fdr_disparity": 1.12, "tpr_disparity": 0.8492, "fpr_disparity_scaled": -0.09184, "fdr_disparity_scaled": 0.1205, "tpr_disparity_scaled": -0.1775, "tooltip_group_size": "637 (8.83%)", "tooltip_disparity_explanation_fpr": "1.09 times smaller FPR than the reference group", "tooltip_disparity_explanation_fdr": "1.12 times larger FDR than the reference group", "tooltip_disparity_explanation_tpr": "1.18 times smaller TPR than the reference group"}, {"attribute_name": "race", "attribute_value": "Native American", "group_size": 18, "total_entities": 7214, "fpr": 0.375, "fdr": 0.25, "tpr": 0.9, "fpr_disparity": 1.599, "fdr_disparity": 0.6117, "tpr_disparity": 1.722, "fpr_disparity_scaled": 0.5989, "fdr_disparity_scaled": -0.6347, "tpr_disparity_scaled": 0.7216, "tooltip_group_size": "18 (0.25%)", "tooltip_disparity_explanation_fpr": "1.60 times larger FPR than the reference group", "tooltip_disparity_explanation_fdr": "1.63 times smaller FDR than the reference group", "tooltip_disparity_explanation_tpr": "1.72 times larger TPR than the reference group"}, {"attribute_name": "race", "attribute_value": "Other", "group_size": 377, "total_entities": 7214, "fpr": 0.1475, "fdr": 0.4557, "tpr": 0.3233, "fpr_disparity": 0.6291, "fdr_disparity": 1.115, "tpr_disparity": 0.6184, "fpr_disparity_scaled": -0.5897, "fdr_disparity_scaled": 0.1151, "tpr_disparity_scaled": -0.617, "tooltip_group_size": "377 (5.23%)", "tooltip_disparity_explanation_fpr": "1.59 times smaller FPR than the reference group", "tooltip_disparity_explanation_fdr": "1.12 times larger FDR than the reference group", "tooltip_disparity_explanation_tpr": "1.62 times smaller TPR than the reference group"}], "data-c5b287e18573560343da612219635138": [{"y_position": "FPR", "start": 0, "end": 1}, {"y_position": "FDR", "start": 0, "end": 1}, {"y_position": "TPR", "start": 0, "end": 1}], "data-6cfe259518f6c7b358d8f836a73e6b7f": [{"x_position": 0}, {"x_position": 1}], "data-60ed1133fa688d151d36705a369482e0": [{"value": 0.0}, {"value": 0.25}, {"value": 0.5}, {"value": 0.75}, {"value": 1.0}], "data-3f33a5093763f057dc73d08f4b532912": [{"lower_end": 0, "upper_end": 1, "lower_threshold_value": 0.1876, "upper_threshold_value": 0.2932, "metric": "FPR"}, {"lower_end": 0, "upper_end": 1, "lower_threshold_value": 0.3269, "upper_threshold_value": 0.5108, "metric": "FDR"}, {"lower_end": 0, "upper_end": 1, "lower_threshold_value": 0.4182, "upper_threshold_value": 0.6535, "metric": "TPR"}], "data-88ed55fc5802429837a290e492c87da9": [{"attribute_value": "Caucasian", "label": "Caucasian [REF]"}, {"attribute_value": "African-American", "label": "African-American"}, {"attribute_value": "Asian", "label": "Asian"}, {"attribute_value": "Hispanic", "label": "Hispanic"}, {"attribute_value": "Native American", "label": "Native American"}, {"attribute_value": "Other", "label": "Other"}]}}
